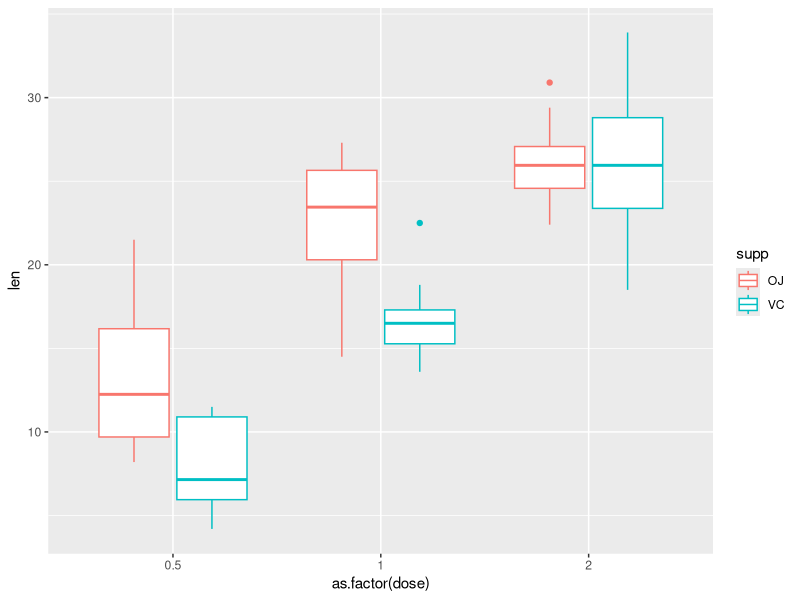
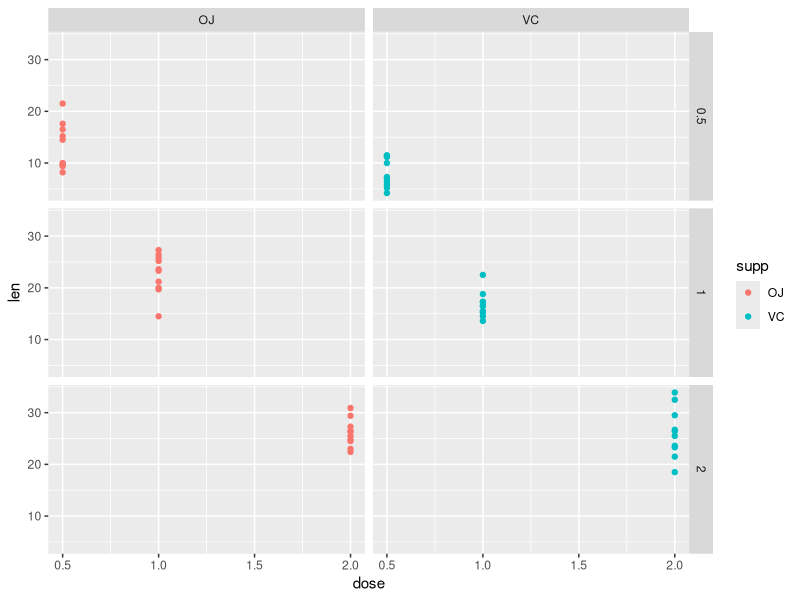

R code for these plots, in order: (Note: this script raises an error after producing the figures.)
tooth <- datasets::ToothGrowth
str(tooth)
library(ggplot2)

#see summary of dataset
by(tooth$len, INDICES = list(tooth$dose, tooth$supp), summary)


#see spread of growth by dosage and compare supp
g <- ggplot(tooth, aes(as.factor(dose), len))
g + geom_boxplot(aes(color = supp))

#see grid broken down by dosage and supp
t <- ggplot(tooth, aes(dose, len))
t + geom_point(aes(color = supp)) + facet_grid(as.factor(dose) ~ supp)

#see plot and mean of len by dose and supp
t + geom_point(aes(color = supp)) + geom_line(data = avg, aes(group = supp, color = supp))


#see density of len broken down by dosage and supp
b <- ggplot(tooth, aes(len)) 
b + geom_density() + facet_grid(as.factor(dose)~supp) 


#hyp1 irrespective of supplement type, mean growth of dosage 2 > 1 > 0.5
t.test(len ~ dose, paired = F, var.equal = F, data = subset(tooth, dose != 2))  #mu(dose=0.5) != mu(dose=1.0)
t.test(len ~ dose, alternative = "less", paired = FALSE, var.equal = FALSE, data = subset(tooth, dose != 2), conf.level = .975)  #mu(dose =0.5) < mu(dose=1.0)

t.test(len ~ dose, paired = F, var.equal = F, data = subset(tooth, dose != 1)) #mu(dose=0.5) != mu(dose=2.0)
t.test(len ~ dose, paired = F, var.equal = F, data = subset(tooth, dose != 0.5)) #mu(dose=1) != mu(dose=2)




#hyp2 for the same dosage, mean growth of OJ > VC except when dose = 2
t.test(len ~ supp, alternative = "greater", paired = F, var.equal = F, data = subset(tooth, dose == 0.5), conf.level = .975) #OJ > VC ("greater" implies OJ > VC because in levels(tooth$supp) the first level is OJ)
t.test(len ~ supp, alternative = "greater", paired = F, var.equal = F, data = subset(tooth, dose == 1), conf.level = .975) #OJ > VC ("greater" implies OJ > VC because in levels(tooth$supp) the first level is OJ)
t.test(len ~ supp, paired = F, var.equal = F, data = subset(tooth, dose == 2))  #OJ = VC 

#hyp2.1 When dose = 2, var of VC > var of OJ & mean of VC = mean of OJ
var.test(len ~ supp, data = subset(tooth, dose == 2)) #p-value of result is 0.96 so there is no significant difference & we cannot reject the hyp that variances are equal

